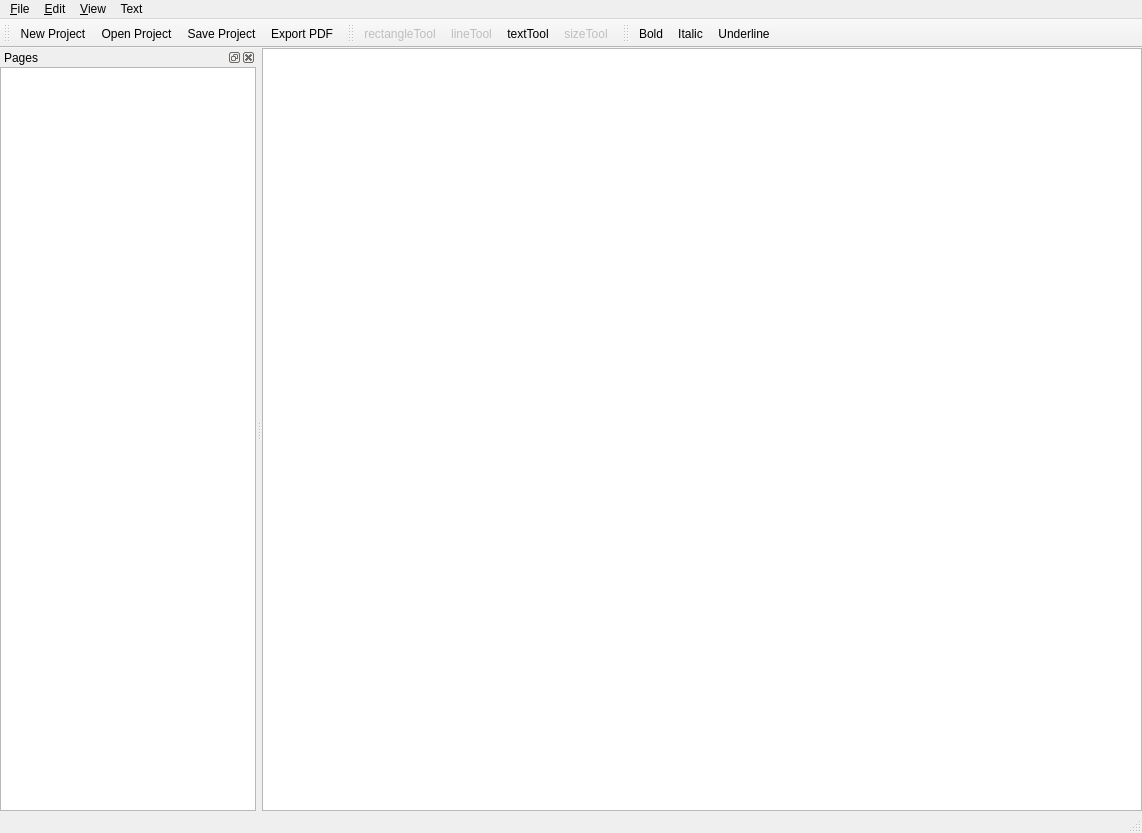
<?xml version="1.0" encoding="UTF-8"?>
<ui version="4.0">
 <class>mainWindow</class>
 <widget class="QMainWindow" name="mainWindow">
  <property name="geometry">
   <rect>
    <x>0</x>
    <y>0</y>
    <width>1142</width>
    <height>833</height>
   </rect>
  </property>
  <property name="windowTitle">
   <string>PDFAnnotater</string>
  </property>
  <widget class="QWidget" name="centralwidget">
   <layout class="QVBoxLayout" name="verticalLayout">
    <property name="spacing">
     <number>0</number>
    </property>
    <property name="margin">
     <number>0</number>
    </property>
    <item>
     <widget class="PageView" name="view"/>
    </item>
   </layout>
  </widget>
  <widget class="QMenuBar" name="menubar">
   <property name="geometry">
    <rect>
     <x>0</x>
     <y>0</y>
     <width>1142</width>
     <height>23</height>
    </rect>
   </property>
   <widget class="QMenu" name="menuFoobar">
    <property name="title">
     <string>&amp;File</string>
    </property>
    <addaction name="actionNewProject"/>
    <addaction name="actionOpenProject"/>
    <addaction name="separator"/>
    <addaction name="actionSaveProject"/>
    <addaction name="actionSaveAs"/>
    <addaction name="separator"/>
    <addaction name="actionExportPDF"/>
    <addaction name="separator"/>
    <addaction name="actionQuit"/>
    <addaction name="separator"/>
    <addaction name="actionExportSaveAndQuit"/>
   </widget>
   <widget class="QMenu" name="menuEdit">
    <property name="title">
     <string>&amp;Edit</string>
    </property>
    <addaction name="actionUndo"/>
    <addaction name="actionRedo"/>
    <addaction name="separator"/>
    <addaction name="actionCopy"/>
    <addaction name="actionCut"/>
    <addaction name="actionPaste"/>
    <addaction name="actionDelete"/>
    <addaction name="separator"/>
    <addaction name="actionAddImage"/>
    <addaction name="actionAddText"/>
    <addaction name="actionAddLine"/>
    <addaction name="actionAddRectangle"/>
   </widget>
   <widget class="QMenu" name="menuView">
    <property name="title">
     <string>&amp;View</string>
    </property>
    <widget class="QMenu" name="menuZoom">
     <property name="title">
      <string>&amp;Zoom</string>
     </property>
     <addaction name="actionZoomIn"/>
     <addaction name="actionZoomOut"/>
     <addaction name="actionResetZoom"/>
    </widget>
    <widget class="QMenu" name="menuToolbars">
     <property name="title">
      <string>&amp;Toolbars</string>
     </property>
     <addaction name="actionToolbarFile"/>
     <addaction name="actionToolbarEdit"/>
     <addaction name="actionToolbarText"/>
     <addaction name="separator"/>
     <addaction name="actionConfigureToolbars"/>
    </widget>
    <addaction name="menuZoom"/>
    <addaction name="separator"/>
    <addaction name="actionPages"/>
    <addaction name="separator"/>
    <addaction name="menuToolbars"/>
   </widget>
   <widget class="QMenu" name="menuText">
    <property name="title">
     <string>Text</string>
    </property>
    <addaction name="actionBold"/>
    <addaction name="actionItalic"/>
    <addaction name="actionUnderline"/>
    <addaction name="actionFont"/>
    <addaction name="actionColor"/>
   </widget>
   <addaction name="menuFoobar"/>
   <addaction name="menuEdit"/>
   <addaction name="menuView"/>
   <addaction name="menuText"/>
  </widget>
  <widget class="QStatusBar" name="statusbar"/>
  <widget class="QDockWidget" name="pagesDocWidget">
   <property name="windowTitle">
    <string>Pages</string>
   </property>
   <attribute name="dockWidgetArea">
    <number>1</number>
   </attribute>
   <attribute name="height">
    <number>100</number>
   </attribute>
   <widget class="QWidget" name="dockWidgetContents_6">
    <layout class="QVBoxLayout" name="verticalLayout_3">
     <property name="spacing">
      <number>0</number>
     </property>
     <property name="margin">
      <number>0</number>
     </property>
     <item>
      <widget class="QTreeView" name="treeView">
       <property name="rootIsDecorated">
        <bool>true</bool>
       </property>
       <property name="animated">
        <bool>true</bool>
       </property>
       <attribute name="headerVisible">
        <bool>false</bool>
       </attribute>
      </widget>
     </item>
    </layout>
   </widget>
  </widget>
  <widget class="QToolBar" name="fileToolBar">
   <property name="windowTitle">
    <string>File</string>
   </property>
   <attribute name="toolBarArea">
    <enum>TopToolBarArea</enum>
   </attribute>
   <attribute name="toolBarBreak">
    <bool>false</bool>
   </attribute>
   <addaction name="actionNewProject"/>
   <addaction name="actionOpenProject"/>
   <addaction name="actionSaveProject"/>
   <addaction name="actionExportPDF"/>
  </widget>
  <widget class="QToolBar" name="editToolBar">
   <property name="windowTitle">
    <string>Edit</string>
   </property>
   <attribute name="toolBarArea">
    <enum>TopToolBarArea</enum>
   </attribute>
   <attribute name="toolBarBreak">
    <bool>false</bool>
   </attribute>
   <addaction name="actionRectangleTool"/>
   <addaction name="actionLineTool"/>
   <addaction name="actionTextTool"/>
   <addaction name="actionSizeTool"/>
  </widget>
  <widget class="QToolBar" name="textToolBar">
   <property name="acceptDrops">
    <bool>true</bool>
   </property>
   <property name="windowTitle">
    <string>Text</string>
   </property>
   <attribute name="toolBarArea">
    <enum>TopToolBarArea</enum>
   </attribute>
   <attribute name="toolBarBreak">
    <bool>false</bool>
   </attribute>
   <addaction name="actionBold"/>
   <addaction name="actionItalic"/>
   <addaction name="actionUnderline"/>
  </widget>
  <action name="actionNewProject">
   <property name="icon">
    <iconset theme="document-new">
     <normaloff>../../.designer/backup</normaloff>../../.designer/backup</iconset>
   </property>
   <property name="text">
    <string>&amp;New Project...</string>
   </property>
   <property name="shortcut">
    <string>Ctrl+N</string>
   </property>
  </action>
  <action name="actionOpenProject">
   <property name="icon">
    <iconset theme="document-open">
     <normaloff>../../.designer/backup</normaloff>../../.designer/backup</iconset>
   </property>
   <property name="text">
    <string>&amp;Open Project...</string>
   </property>
   <property name="shortcut">
    <string>Ctrl+O</string>
   </property>
  </action>
  <action name="actionSaveProject">
   <property name="icon">
    <iconset theme="document-save">
     <normaloff>../../.designer/backup</normaloff>../../.designer/backup</iconset>
   </property>
   <property name="text">
    <string>&amp;Save Project</string>
   </property>
   <property name="shortcut">
    <string>Ctrl+S</string>
   </property>
  </action>
  <action name="actionExportPDF">
   <property name="text">
    <string>Export PDF</string>
   </property>
  </action>
  <action name="actionQuit">
   <property name="icon">
    <iconset theme="application-exit">
     <normaloff>../../.designer/backup</normaloff>../../.designer/backup</iconset>
   </property>
   <property name="text">
    <string>&amp;Quit</string>
   </property>
   <property name="shortcut">
    <string>Ctrl+Q</string>
   </property>
  </action>
  <action name="actionUndo">
   <property name="icon">
    <iconset theme="edit-undo">
     <normaloff>../../.designer/backup</normaloff>../../.designer/backup</iconset>
   </property>
   <property name="text">
    <string>&amp;Undo</string>
   </property>
   <property name="shortcut">
    <string>Ctrl+Z</string>
   </property>
  </action>
  <action name="actionRedo">
   <property name="icon">
    <iconset theme="edit-redo">
     <normaloff>../../.designer/backup</normaloff>../../.designer/backup</iconset>
   </property>
   <property name="text">
    <string>&amp;Redo</string>
   </property>
   <property name="shortcut">
    <string>Ctrl+Shift+Z</string>
   </property>
  </action>
  <action name="actionCopy">
   <property name="icon">
    <iconset theme="edit-copy">
     <normaloff>../../.designer/backup</normaloff>../../.designer/backup</iconset>
   </property>
   <property name="text">
    <string>&amp;Copy</string>
   </property>
   <property name="shortcut">
    <string>Ctrl+C</string>
   </property>
  </action>
  <action name="actionPaste">
   <property name="icon">
    <iconset theme="edit-paste">
     <normaloff>../../.designer/backup</normaloff>../../.designer/backup</iconset>
   </property>
   <property name="text">
    <string>&amp;Paste</string>
   </property>
   <property name="shortcut">
    <string>Ctrl+V</string>
   </property>
  </action>
  <action name="actionAddImage">
   <property name="enabled">
    <bool>false</bool>
   </property>
   <property name="text">
    <string>Add &amp;Image</string>
   </property>
  </action>
  <action name="actionAddText">
   <property name="icon">
    <iconset>
     <normaloff>icons/mode_label.png</normaloff>icons/mode_label.png</iconset>
   </property>
   <property name="text">
    <string>Add T&amp;ext</string>
   </property>
   <property name="shortcut">
    <string>Ctrl+T</string>
   </property>
  </action>
  <action name="actionAddLine">
   <property name="enabled">
    <bool>false</bool>
   </property>
   <property name="icon">
    <iconset>
     <normaloff>icons/mode_lines.png</normaloff>icons/mode_lines.png</iconset>
   </property>
   <property name="text">
    <string>Add &amp;Line</string>
   </property>
   <property name="shortcut">
    <string>Shift+L</string>
   </property>
  </action>
  <action name="actionAddRectangle">
   <property name="enabled">
    <bool>false</bool>
   </property>
   <property name="icon">
    <iconset>
     <normaloff>icons/mode_rectangles.png</normaloff>icons/mode_rectangles.png</iconset>
   </property>
   <property name="text">
    <string>Add Rect&amp;angle</string>
   </property>
   <property name="shortcut">
    <string>Ctrl+R</string>
   </property>
  </action>
  <action name="actionZoomIn">
   <property name="icon">
    <iconset theme="zoom-in">
     <normaloff>../../.designer/backup</normaloff>../../.designer/backup</iconset>
   </property>
   <property name="text">
    <string>&amp;In</string>
   </property>
   <property name="shortcut">
    <string>Ctrl++</string>
   </property>
  </action>
  <action name="actionZoomOut">
   <property name="icon">
    <iconset theme="zoom-out">
     <normaloff>../../.designer/backup</normaloff>../../.designer/backup</iconset>
   </property>
   <property name="text">
    <string>&amp;Out</string>
   </property>
   <property name="shortcut">
    <string>Ctrl+-</string>
   </property>
  </action>
  <action name="actionResetZoom">
   <property name="icon">
    <iconset theme="zoom-original">
     <normaloff>../../.designer/backup</normaloff>../../.designer/backup</iconset>
   </property>
   <property name="text">
    <string>&amp;Reset</string>
   </property>
   <property name="shortcut">
    <string>Ctrl+0</string>
   </property>
  </action>
  <action name="actionZoom">
   <property name="text">
    <string>Zoom</string>
   </property>
  </action>
  <action name="actionPages">
   <property name="checkable">
    <bool>true</bool>
   </property>
   <property name="checked">
    <bool>true</bool>
   </property>
   <property name="text">
    <string>P&amp;ages</string>
   </property>
  </action>
  <action name="actionToolbarFile">
   <property name="checkable">
    <bool>true</bool>
   </property>
   <property name="checked">
    <bool>true</bool>
   </property>
   <property name="text">
    <string>&amp;File</string>
   </property>
  </action>
  <action name="actionToolbarEdit">
   <property name="checkable">
    <bool>true</bool>
   </property>
   <property name="checked">
    <bool>true</bool>
   </property>
   <property name="text">
    <string>&amp;Edit</string>
   </property>
  </action>
  <action name="actionConfigureToolbars">
   <property name="enabled">
    <bool>false</bool>
   </property>
   <property name="text">
    <string>&amp;Configure Toolbars...</string>
   </property>
  </action>
  <action name="actionCut">
   <property name="icon">
    <iconset theme="edit-cut">
     <normaloff>../../.designer/backup</normaloff>../../.designer/backup</iconset>
   </property>
   <property name="text">
    <string>Cu&amp;t</string>
   </property>
   <property name="shortcut">
    <string>Ctrl+X</string>
   </property>
  </action>
  <action name="actionDelete">
   <property name="icon">
    <iconset theme="edit-delete">
     <normaloff>../../.designer/backup</normaloff>../../.designer/backup</iconset>
   </property>
   <property name="text">
    <string>&amp;Delete</string>
   </property>
   <property name="shortcut">
    <string>Del</string>
   </property>
  </action>
  <action name="actionSaveAs">
   <property name="icon">
    <iconset theme="document-save-as">
     <normaloff>../../.designer/backup</normaloff>../../.designer/backup</iconset>
   </property>
   <property name="text">
    <string>Save &amp;As...</string>
   </property>
  </action>
  <action name="actionRectangleTool">
   <property name="checkable">
    <bool>true</bool>
   </property>
   <property name="enabled">
    <bool>false</bool>
   </property>
   <property name="icon">
    <iconset>
     <normaloff>icons/mode_rectangles.png</normaloff>icons/mode_rectangles.png</iconset>
   </property>
   <property name="text">
    <string>rectangleTool</string>
   </property>
  </action>
  <action name="actionLineTool">
   <property name="checkable">
    <bool>true</bool>
   </property>
   <property name="enabled">
    <bool>false</bool>
   </property>
   <property name="icon">
    <iconset>
     <normaloff>icons/mode_lines.png</normaloff>icons/mode_lines.png</iconset>
   </property>
   <property name="text">
    <string>lineTool</string>
   </property>
  </action>
  <action name="actionTextTool">
   <property name="checkable">
    <bool>true</bool>
   </property>
   <property name="icon">
    <iconset>
     <normaloff>icons/mode_label.png</normaloff>icons/mode_label.png</iconset>
   </property>
   <property name="text">
    <string>textTool</string>
   </property>
  </action>
  <action name="actionSizeTool">
   <property name="checkable">
    <bool>true</bool>
   </property>
   <property name="enabled">
    <bool>false</bool>
   </property>
   <property name="icon">
    <iconset>
     <normaloff>icons/mode_stretch.png</normaloff>icons/mode_stretch.png</iconset>
   </property>
   <property name="text">
    <string>sizeTool</string>
   </property>
  </action>
  <action name="actionBold">
   <property name="checkable">
    <bool>true</bool>
   </property>
   <property name="icon">
    <iconset theme="format-text-bold">
     <normaloff/>
    </iconset>
   </property>
   <property name="text">
    <string>Bold</string>
   </property>
   <property name="shortcut">
    <string>Ctrl+B</string>
   </property>
  </action>
  <action name="actionItalic">
   <property name="checkable">
    <bool>true</bool>
   </property>
   <property name="icon">
    <iconset theme="format-text-italic">
     <normaloff/>
    </iconset>
   </property>
   <property name="text">
    <string>Italic</string>
   </property>
   <property name="shortcut">
    <string>Ctrl+I</string>
   </property>
  </action>
  <action name="actionUnderline">
   <property name="checkable">
    <bool>true</bool>
   </property>
   <property name="icon">
    <iconset theme="format-text-underline">
     <normaloff/>
    </iconset>
   </property>
   <property name="text">
    <string>Underline</string>
   </property>
   <property name="shortcut">
    <string>Ctrl+U</string>
   </property>
  </action>
  <action name="actionFont">
   <property name="enabled">
    <bool>false</bool>
   </property>
   <property name="text">
    <string>Font</string>
   </property>
  </action>
  <action name="actionColor">
   <property name="enabled">
    <bool>false</bool>
   </property>
   <property name="text">
    <string>Color</string>
   </property>
  </action>
  <action name="actionExportSaveAndQuit">
   <property name="text">
    <string>Export, Save and Quit</string>
   </property>
   <property name="toolTip">
    <string>Export, Save and Quit</string>
   </property>
   <property name="shortcut">
    <string>Ctrl+E</string>
   </property>
  </action>
  <action name="actionToolbarText">
   <property name="checkable">
    <bool>true</bool>
   </property>
   <property name="checked">
    <bool>true</bool>
   </property>
   <property name="text">
    <string>&amp;Text</string>
   </property>
  </action>
 </widget>
 <customwidgets>
  <customwidget>
   <class>PageView</class>
   <extends>QGraphicsView</extends>
   <header>pageview.h</header>
   <slots>
    <signal>zoomChanged()</signal>
    <signal>pageChanged()</signal>
    <slot>currentPageChanged(Page*)</slot>
    <slot>zoomReset()</slot>
    <slot>zoomIn()</slot>
    <slot>zoomOut()</slot>
   </slots>
  </customwidget>
 </customwidgets>
 <resources/>
 <connections>
  <connection>
   <sender>actionQuit</sender>
   <signal>triggered()</signal>
   <receiver>mainWindow</receiver>
   <slot>close()</slot>
   <hints>
    <hint type="sourcelabel">
     <x>-1</x>
     <y>-1</y>
    </hint>
    <hint type="destinationlabel">
     <x>399</x>
     <y>308</y>
    </hint>
   </hints>
  </connection>
  <connection>
   <sender>actionPages</sender>
   <signal>toggled(bool)</signal>
   <receiver>pagesDocWidget</receiver>
   <slot>setVisible(bool)</slot>
   <hints>
    <hint type="sourcelabel">
     <x>-1</x>
     <y>-1</y>
    </hint>
    <hint type="destinationlabel">
     <x>127</x>
     <y>463</y>
    </hint>
   </hints>
  </connection>
  <connection>
   <sender>pagesDocWidget</sender>
   <signal>visibilityChanged(bool)</signal>
   <receiver>actionPages</receiver>
   <slot>setChecked(bool)</slot>
   <hints>
    <hint type="sourcelabel">
     <x>127</x>
     <y>463</y>
    </hint>
    <hint type="destinationlabel">
     <x>-1</x>
     <y>-1</y>
    </hint>
   </hints>
  </connection>
  <connection>
   <sender>actionZoomIn</sender>
   <signal>triggered()</signal>
   <receiver>view</receiver>
   <slot>zoomIn()</slot>
   <hints>
    <hint type="sourcelabel">
     <x>-1</x>
     <y>-1</y>
    </hint>
    <hint type="destinationlabel">
     <x>689</x>
     <y>438</y>
    </hint>
   </hints>
  </connection>
  <connection>
   <sender>actionZoomOut</sender>
   <signal>triggered()</signal>
   <receiver>view</receiver>
   <slot>zoomOut()</slot>
   <hints>
    <hint type="sourcelabel">
     <x>-1</x>
     <y>-1</y>
    </hint>
    <hint type="destinationlabel">
     <x>689</x>
     <y>438</y>
    </hint>
   </hints>
  </connection>
  <connection>
   <sender>actionResetZoom</sender>
   <signal>triggered()</signal>
   <receiver>view</receiver>
   <slot>zoomReset()</slot>
   <hints>
    <hint type="sourcelabel">
     <x>-1</x>
     <y>-1</y>
    </hint>
    <hint type="destinationlabel">
     <x>689</x>
     <y>438</y>
    </hint>
   </hints>
  </connection>
  <connection>
   <sender>actionSaveAs</sender>
   <signal>triggered()</signal>
   <receiver>mainWindow</receiver>
   <slot>saveas()</slot>
   <hints>
    <hint type="sourcelabel">
     <x>-1</x>
     <y>-1</y>
    </hint>
    <hint type="destinationlabel">
     <x>570</x>
     <y>416</y>
    </hint>
   </hints>
  </connection>
  <connection>
   <sender>actionNewProject</sender>
   <signal>triggered()</signal>
   <receiver>mainWindow</receiver>
   <slot>newProject()</slot>
   <hints>
    <hint type="sourcelabel">
     <x>-1</x>
     <y>-1</y>
    </hint>
    <hint type="destinationlabel">
     <x>570</x>
     <y>416</y>
    </hint>
   </hints>
  </connection>
  <connection>
   <sender>actionSaveProject</sender>
   <signal>triggered()</signal>
   <receiver>mainWindow</receiver>
   <slot>save()</slot>
   <hints>
    <hint type="sourcelabel">
     <x>-1</x>
     <y>-1</y>
    </hint>
    <hint type="destinationlabel">
     <x>570</x>
     <y>416</y>
    </hint>
   </hints>
  </connection>
  <connection>
   <sender>actionOpenProject</sender>
   <signal>triggered()</signal>
   <receiver>mainWindow</receiver>
   <slot>load()</slot>
   <hints>
    <hint type="sourcelabel">
     <x>-1</x>
     <y>-1</y>
    </hint>
    <hint type="destinationlabel">
     <x>570</x>
     <y>416</y>
    </hint>
   </hints>
  </connection>
  <connection>
   <sender>actionExportPDF</sender>
   <signal>triggered()</signal>
   <receiver>mainWindow</receiver>
   <slot>export()</slot>
   <hints>
    <hint type="sourcelabel">
     <x>-1</x>
     <y>-1</y>
    </hint>
    <hint type="destinationlabel">
     <x>570</x>
     <y>416</y>
    </hint>
   </hints>
  </connection>
  <connection>
   <sender>actionExportSaveAndQuit</sender>
   <signal>triggered()</signal>
   <receiver>mainWindow</receiver>
   <slot>exportSaveAndQuit()</slot>
   <hints>
    <hint type="sourcelabel">
     <x>-1</x>
     <y>-1</y>
    </hint>
    <hint type="destinationlabel">
     <x>570</x>
     <y>416</y>
    </hint>
   </hints>
  </connection>
  <connection>
   <sender>actionBold</sender>
   <signal>changed()</signal>
   <receiver>mainWindow</receiver>
   <slot>handleFontChange()</slot>
   <hints>
    <hint type="sourcelabel">
     <x>-1</x>
     <y>-1</y>
    </hint>
    <hint type="destinationlabel">
     <x>570</x>
     <y>416</y>
    </hint>
   </hints>
  </connection>
  <connection>
   <sender>actionUnderline</sender>
   <signal>changed()</signal>
   <receiver>mainWindow</receiver>
   <slot>handleFontChange()</slot>
   <hints>
    <hint type="sourcelabel">
     <x>-1</x>
     <y>-1</y>
    </hint>
    <hint type="destinationlabel">
     <x>570</x>
     <y>416</y>
    </hint>
   </hints>
  </connection>
  <connection>
   <sender>actionItalic</sender>
   <signal>changed()</signal>
   <receiver>mainWindow</receiver>
   <slot>handleFontChange()</slot>
   <hints>
    <hint type="sourcelabel">
     <x>-1</x>
     <y>-1</y>
    </hint>
    <hint type="destinationlabel">
     <x>570</x>
     <y>416</y>
    </hint>
   </hints>
  </connection>
  <connection>
   <sender>actionDelete</sender>
   <signal>triggered()</signal>
   <receiver>mainWindow</receiver>
   <slot>deleteSelection()</slot>
   <hints>
    <hint type="sourcelabel">
     <x>-1</x>
     <y>-1</y>
    </hint>
    <hint type="destinationlabel">
     <x>570</x>
     <y>416</y>
    </hint>
   </hints>
  </connection>
  <connection>
   <sender>actionToolbarEdit</sender>
   <signal>toggled(bool)</signal>
   <receiver>editToolBar</receiver>
   <slot>setVisible(bool)</slot>
   <hints>
    <hint type="sourcelabel">
     <x>-1</x>
     <y>-1</y>
    </hint>
    <hint type="destinationlabel">
     <x>277</x>
     <y>46</y>
    </hint>
   </hints>
  </connection>
  <connection>
   <sender>actionToolbarFile</sender>
   <signal>toggled(bool)</signal>
   <receiver>fileToolBar</receiver>
   <slot>setVisible(bool)</slot>
   <hints>
    <hint type="sourcelabel">
     <x>-1</x>
     <y>-1</y>
    </hint>
    <hint type="destinationlabel">
     <x>99</x>
     <y>46</y>
    </hint>
   </hints>
  </connection>
  <connection>
   <sender>editToolBar</sender>
   <signal>visibilityChanged(bool)</signal>
   <receiver>actionToolbarEdit</receiver>
   <slot>setChecked(bool)</slot>
   <hints>
    <hint type="sourcelabel">
     <x>277</x>
     <y>46</y>
    </hint>
    <hint type="destinationlabel">
     <x>-1</x>
     <y>-1</y>
    </hint>
   </hints>
  </connection>
  <connection>
   <sender>fileToolBar</sender>
   <signal>visibilityChanged(bool)</signal>
   <receiver>actionToolbarFile</receiver>
   <slot>setChecked(bool)</slot>
   <hints>
    <hint type="sourcelabel">
     <x>99</x>
     <y>46</y>
    </hint>
    <hint type="destinationlabel">
     <x>-1</x>
     <y>-1</y>
    </hint>
   </hints>
  </connection>
  <connection>
   <sender>actionToolbarText</sender>
   <signal>toggled(bool)</signal>
   <receiver>textToolBar</receiver>
   <slot>setVisible(bool)</slot>
   <hints>
    <hint type="sourcelabel">
     <x>-1</x>
     <y>-1</y>
    </hint>
    <hint type="destinationlabel">
     <x>748</x>
     <y>46</y>
    </hint>
   </hints>
  </connection>
  <connection>
   <sender>textToolBar</sender>
   <signal>visibilityChanged(bool)</signal>
   <receiver>actionToolbarText</receiver>
   <slot>setChecked(bool)</slot>
   <hints>
    <hint type="sourcelabel">
     <x>748</x>
     <y>46</y>
    </hint>
    <hint type="destinationlabel">
     <x>-1</x>
     <y>-1</y>
    </hint>
   </hints>
  </connection>
 </connections>
 <slots>
  <signal>currentPageChanged(Page*)</signal>
  <slot>save()</slot>
  <slot>load()</slot>
  <slot>saveas()</slot>
  <slot>export()</slot>
  <slot>newProject()</slot>
  <slot>exportSaveAndQuit()</slot>
  <slot>handleFontChange()</slot>
  <slot>deleteSelection()</slot>
 </slots>
</ui>
